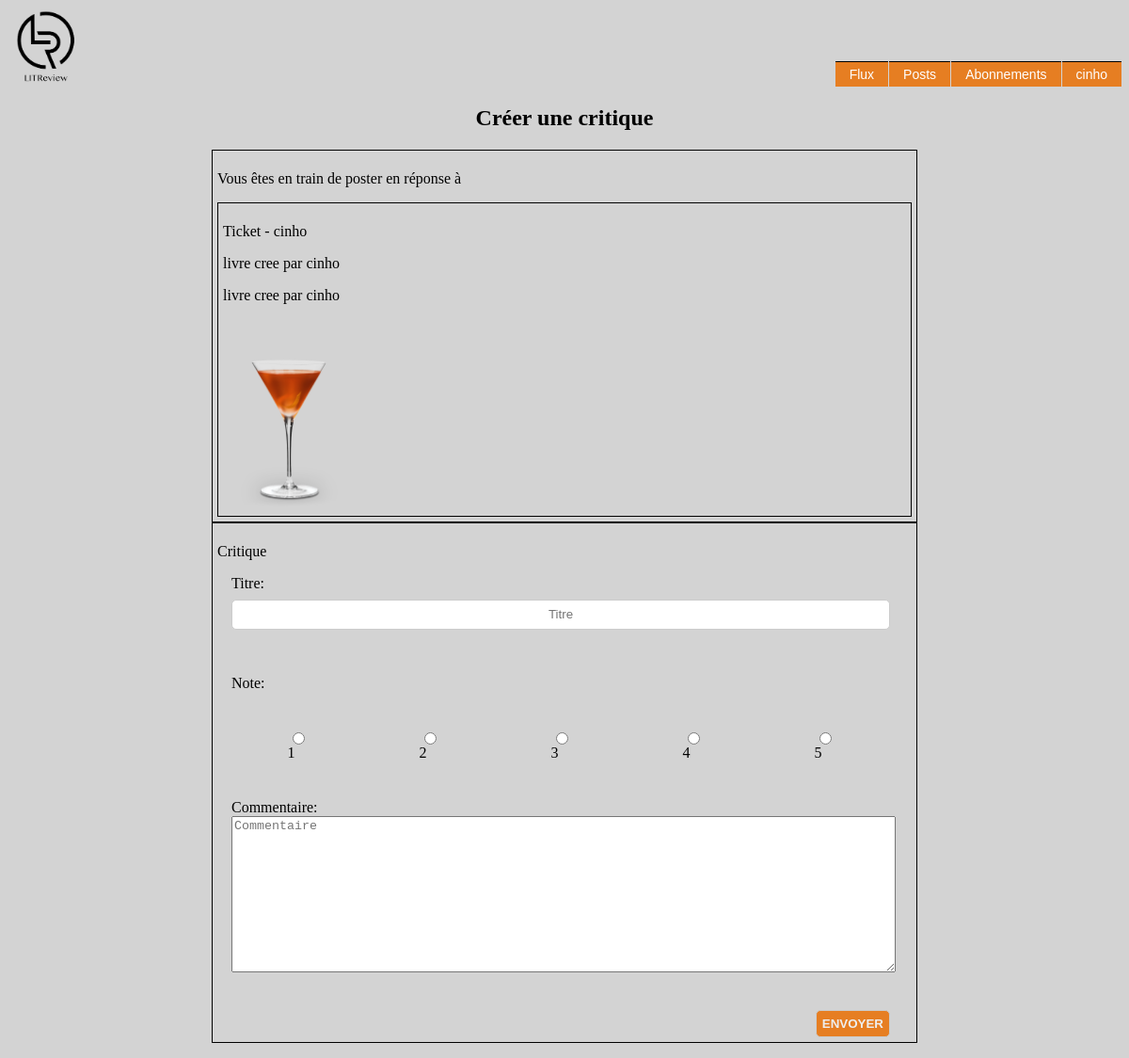
The page /creatreview/52 (signed in) on the database its author committed.
### blog/models.py (models this page shows)
class Ticket(models.Model):
    title = models.fields.CharField(max_length=128)
    description = models.fields.CharField(max_length=2048)
    user = models.ForeignKey(
        to=settings.AUTH_USER_MODEL,
        on_delete=models.CASCADE
    )
    image = models.ImageField(null=True, blank=True)
    time_created = models.DateTimeField(auto_now_add=True)

### blog/views.py (the view)
# urls.py: path('creatreview/<int:pk>', blog.views.creatreview, name='creatreview'),
@login_required
def creatreview(request, pk):
    ticket = Ticket.objects.get(id=pk)
    if request.method == "POST":
        review_form = AddCritiqueForm(request.POST)
        if review_form.is_valid():
            review_form.save(request.user.id, ticket=ticket)
        return redirect("home")
    else:
        review_form = AddCritiqueForm()
    context = {'ticket': ticket, 'review_form': review_form}
    return render(request, 'blog/creatreview.html', context=context)

### blog/forms.py (shortened to what this page needs)
class AddCritiqueForm(ModelForm):
    class Meta:
        model = Review
        fields = [
            "headline",
            "rating",
            "body"
            ]
        widgets = {
            'headline': TextInput(attrs={
                "placeholder": "Titre",
                "class": "form-title"
            }),
            'body': Textarea(attrs={
                "placeholder": "Commentaire",
                "class": "form-desc",
            }),
            'rating': RadioSelect(attrs={
                "class": "rating_class",
            }, choices=[("1", 1), ("2", 2), ("3", 3), ("4", 4), ("5", 5)]),
        }
        labels = {"headline": "Titre", "body": "Commentaire", "rating": "Note"}

### blog/templates/blog/creatreview.html (shortened to what this page needs)
{% extends 'blog/base.html' %}
{% block content %}
<div class="wrapper">
    <section class="login-container">
        <h2 class="panel-title" >Créer une critique</h2>
        <div>
            <div class="encadrement_post_critique">
                <p>Vous êtes en train de poster en réponse à</p>
                <div class="encadrement_post_critique">
                    <p>Ticket - {{ ticket.user }}</p>
                    <p>{{ ticket.title }}</p>
                    <p>{{ ticket.description }}</p>
                    <img src="/media/{{ticket.image }}">
                </div>
            </div>
            <div class="encadrement_post_critique">
                <p>Critique</p>
                <form action="" method="post" enctype="multipart/form-data">
                    <div class="input_class">
                        {{ review_form.as_p }}
                        <div class="button-container">
                            <button type="submit" class="default-button">Envoyer</button>
                        </div>
                    </div>
                </form>
            </div>
        </div>
    </section>
</div>
{% endblock content %}

### blog/templates/blog/base.html (shortened to what this page needs)
<!DOCTYPE html>
{% load static %}
<html lang="en">
    <head>
        <link rel="stylesheet" href="{% static 'blog/styles.css' %}" />
    </head>
    <body>
        {% if user.is_authenticated %}
        <div id="bloc_page">
            <header>
                <div id="titre_principal">
                    <div id="logo">
                        <img class="logo_img" src="{% static 'images/logo.png' %}" alt="Logo_page"/>
                    </div>
                </div>
                <ul id="menu">
                    <li><a href="{% url 'home' %}">Flux</a></li>
                    <li><a href="{% url 'post' %}">Posts</a></li>
                    <li><a href="{% url 'abonnements' %}">Abonnements</a></li>
                    <li><a href="#">{{request.user}}</a>
                    </li>
                </ul>
            </header>
        </div>
        {% endif %}
        {% block content %}{% endblock content %}
    </body>
</html>

### blog/static/blog/styles.css (style rules this page uses)
body { background-color: lightgrey; }
#bloc_page { width: 900px; margin: auto; }
@media all and (max-width: 2400px) { #bloc_page { width: auto; } }
header { display: flex; justify-content: space-between; align-items: flex-end; }
#logo img { height: 80px; }
header ul { font-family: Arial, Verdana; font-size: 14px; margin: 0; padding: 0; list-style: none; }
header ul li { display: block; position: relative; float: left; }
header ul li a { display: block; text-decoration: none; color: white; border-top: 1px solid black; padding: 5px 15px 5px 15px; background: #e67e22; margin-left: 1px; white-space: nowrap; }
.panel-title { text-align: center; }
.login-container { display: block; width: 750px; margin: auto; flex-direction: column; align-items: center; }
.button-container { display: flex; justify-content: flex-end; }
section.login-container > div { text-align: left; }
form input[type="text"], form button[type="submit"] { color: #333; border: 1px solid #ccc; border-radius: 5px; }
form button[type="submit"] { font-weight: bold; color: #eee; text-transform: uppercase; background-color: #e67e22; }
.default-button { font-weight: bold; color: white; text-transform: uppercase; background-color: #e67e22; padding: 6px; border: 1px solid #ccc; border-radius: 5px; outline: 0; }
img { height: 200px; }
.logo_img { height: 80px; }
.form-title { width: 75%; padding: 12px 20px; margin: 8px 0; display: inline-block; border: 1px solid #ccc; border-radius: 4px; box-sizing: border-box; }
.encadrement_post_critique { border: 1px solid black; padding: 5px; text-align:left; }
.input_class { display: flex; width: 700px; flex-direction: column; margin-left: 15px; }
.input_class > p { display: flex; width: 700px; margin: auto; flex-direction: column; margin-bottom:40px; }
.rating_class { display: flex; list-style-type: none; flex-direction: row; align-content: flex-end; justify-content: space-around; align-items: flex-start; }
p { word-wrap: break-word; }
.form-desc { width:100%; height:10rem; }
.form-title { width:100%; height:2rem; text-align: center; }

### rows shown on the page
Ticket: user "cinho", title "livre cree par cinho", description "livre cree par cinho", image (picture)

### other values the page prints
{{ request.user }} "cinho"
